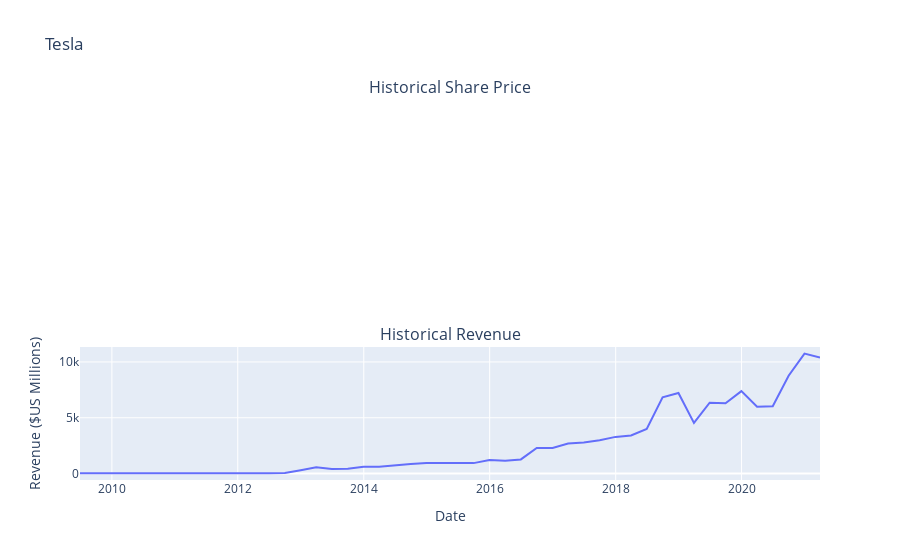

Notebook source saved alongside this figure:
### Code cell
make_graph(tesla_data, tesla_data, 'Tesla')

### Figure 1 — Plotly figure (JSON) as saved in the notebook; plotly's stock layout.template omitted (floating-point values rounded to 4 significant figures)
{"data": [{"name": "Revenue", "type": "scatter", "x": ["2021-03-31T00:00:00", "2020-12-31T00:00:00", "2020-09-30T00:00:00", "2020-06-30T00:00:00", "2020-03-31T00:00:00", "2019-12-31T00:00:00", "2019-09-30T00:00:00", "2019-06-30T00:00:00", "2019-03-31T00:00:00", "2018-12-31T00:00:00", "2018-09-30T00:00:00", "2018-06-30T00:00:00", "2018-03-31T00:00:00", "2017-12-31T00:00:00", "2017-09-30T00:00:00", "2017-06-30T00:00:00", "2017-03-31T00:00:00", "2016-12-31T00:00:00", "2016-09-30T00:00:00", "2016-06-30T00:00:00", "2016-03-31T00:00:00", "2015-12-31T00:00:00", "2015-09-30T00:00:00", "2015-06-30T00:00:00", "2015-03-31T00:00:00", "2014-12-31T00:00:00", "2014-09-30T00:00:00", "2014-06-30T00:00:00", "2014-03-31T00:00:00", "2013-12-31T00:00:00", "2013-09-30T00:00:00", "2013-06-30T00:00:00", "2013-03-31T00:00:00", "2012-12-31T00:00:00", "2012-09-30T00:00:00", "2012-06-30T00:00:00", "2012-03-31T00:00:00", "2011-12-31T00:00:00", "2011-09-30T00:00:00", "2011-06-30T00:00:00", "2011-03-31T00:00:00", "2010-12-31T00:00:00", "2010-09-30T00:00:00", "2010-06-30T00:00:00", "2010-03-31T00:00:00", "2009-09-30T00:00:00", "2009-06-30T00:00:00"], "xaxis": "x2", "y": [10389, 10744, 8771, 6036, 5985, 7384, 6303, 6350, 4541, 7226, 6824, 4002, 3409, 3288, 2985, 2790, 2696, 2285, 2298, 1270, 1147, 1214, 937, 955, 940, 957, 852, 769, 621, 615, 431, 405, 562, 306, 50, 27, 30, 39, 58, 58, 49, 36, 31, 28, 21, 46, 27], "yaxis": "y2"}], "layout": {"annotations": [{"font": {"size": 16}, "showarrow": false, "text": "Historical Share Price", "x": 0.5, "xanchor": "center", "xref": "paper", "y": 1.0, "yanchor": "bottom", "yref": "paper"}, {"font": {"size": 16}, "showarrow": false, "text": "Historical Revenue", "x": 0.5, "xanchor": "center", "xref": "paper", "y": 0.35, "yanchor": "bottom", "yref": "paper"}], "autosize": true, "showlegend": false, "title": {"text": "Tesla"}, "xaxis": {"anchor": "y", "domain": [0, 1], "matches": "x2", "rangeslider": {"visible": true}, "showticklabels": false, "title": {"text": "Date"}}, "xaxis2": {"anchor": "y2", "autorange": true, "domain": [0, 1], "range": ["2009-06-30", "2021-03-31"], "title": {"text": "Date"}, "type": "date"}, "yaxis": {"anchor": "x", "domain": [0.65, 1.0], "title": {"text": "Price ($US)"}}, "yaxis2": {"anchor": "x2", "autorange": true, "domain": [0, 0.35], "range": [-574.7, 11340.0], "title": {"text": "Revenue ($US Millions)"}, "type": "linear"}}}
